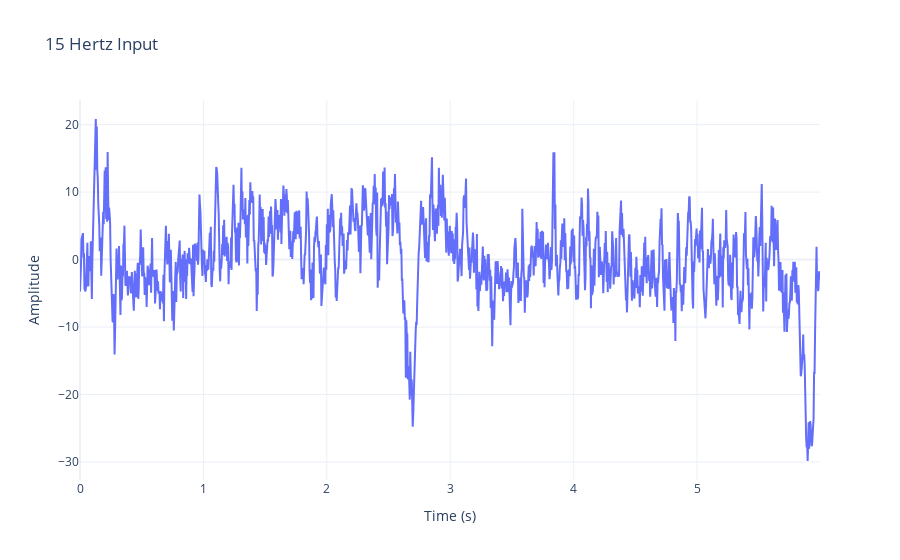

The notebook cell this image was saved under:
### Markdown cell above
#### Plotting the input signal

### Code cell
# Create a simple plot
fig = go.Figure()
t=t = np.arange(0,signals15.shape[2]) / 250 # plot in time
fig.add_trace(go.Scatter(x=t, y=np.reshape(signals15, (signals15.shape[2])), mode='lines', name='With CAR')) #np.reshape(signal, (signal.shape[1]))

# Update layout
fig.update_layout(
    title='15 Hertz Input',
    xaxis=dict(title='Time (s)'),
    yaxis=dict(title='Amplitude'),
    template='plotly_white'
)
# Show the plot
fig.show()

### Figure 1 — Plotly figure (JSON) as saved in the notebook; plotly's stock layout.template omitted (floating-point values rounded to 4 significant figures; data arrays with more than 128 entries replaced by an {"elided": "..."} marker saying what was removed)
{"data": [{"mode": "lines", "name": "With CAR", "type": "scatter", "x": {"elided": "1500 float values"}, "y": {"elided": "1500 float values"}}], "layout": {"title": {"text": "15 Hertz Input"}, "xaxis": {"title": {"text": "Time (s)"}}, "yaxis": {"title": {"text": "Amplitude"}}}}
